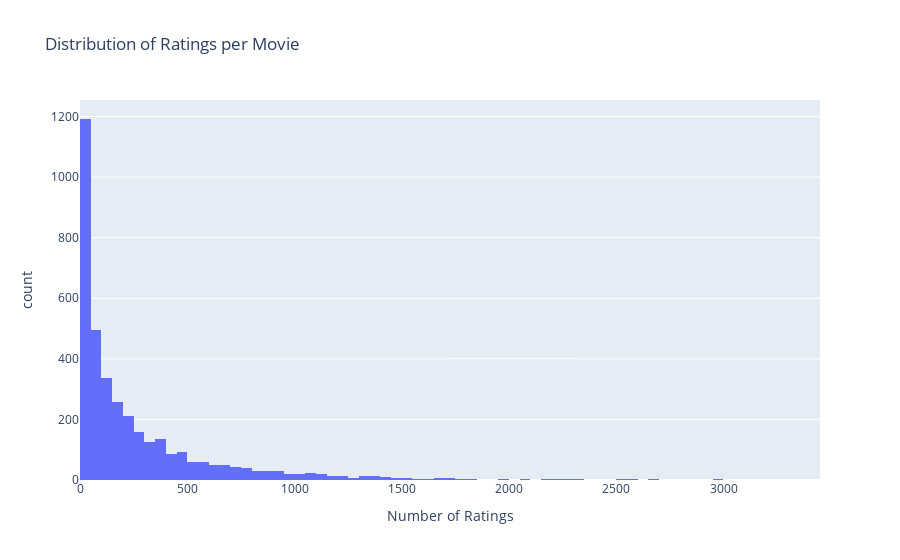

The notebook cell saved with this chart:
### Markdown cell above
# Per Movie Ratings Distribution

Snažíme sa získať perspektívu o distribúcii hodnotení jednotlivých filmov. Dataset MOVIELENS 1M nám garantuje, že každý používateľ ohodnotil aspoň 20 filmov. Nemáme však žiadnu garanciu o tom, či každý film dostal aspoň X hodnotení. 
Zrejme bude vhodné zbaviť sa filmov, ktoré dostali menej hodnotení ako X, pričom nechceme vybrať X také, aby sme nevyhodnotili príliš veľký počet filmov. Odstránenie filmov s menej  hodnoteniami zabezpečí spoľahlivejšie odporúčania.

### Code cell
# Get rating counts per movie
movie_rating_counts = ratings.groupby('movie_id')['user_rating'].count().reset_index()
movie_rating_counts = movie_rating_counts.rename(columns={'user_rating': 'rating_count'})

# Create interactive histogram
fig = px.histogram(
    movie_rating_counts, 
    x='rating_count',
    title='Distribution of Ratings per Movie',
    labels={'rating_count': 'Number of Ratings', 'count': 'Number of Movies'},
    nbins=100
)
fig.show()

# Print some statistics
print("Rating count statistics:")
print(movie_rating_counts['rating_count'].describe())

# Get movies with very few ratings (e.g., less than 10)
print(f"\nTotal movie count: {len(movie_rating_counts)}")
low_rated_movies = movie_rating_counts[movie_rating_counts['rating_count'] < 5]
print(f"\nMovies with less than 5 ratings: {len(low_rated_movies)} - {len(low_rated_movies)/len(movie_rating_counts)*100:.2f}%")
low_rated_movies = movie_rating_counts[movie_rating_counts['rating_count'] < 10]
print(f"\nMovies with less than 10 ratings: {len(low_rated_movies)} - {len(low_rated_movies)/len(movie_rating_counts)*100:.2f}%")
low_rated_movies = movie_rating_counts[movie_rating_counts['rating_count'] < 15]
print(f"\nMovies with less than 15 ratings: {len(low_rated_movies)} - {len(low_rated_movies)/len(movie_rating_counts)*100:.2f}%")
low_rated_movies = movie_rating_counts[movie_rating_counts['rating_count'] < 20]
print(f"\nMovies with less than 20 ratings: {len(low_rated_movies)} - {len(low_rated_movies)/len(movie_rating_counts)*100:.2f}%")
low_rated_movies = movie_rating_counts[movie_rating_counts['rating_count'] < 25]
print(f"\nMovies with less than 25 ratings: {len(low_rated_movies)} - {len(low_rated_movies)/len(movie_rating_counts)*100:.2f}%")
low_rated_movies = movie_rating_counts[movie_rating_counts['rating_count'] < 30]
print(f"\nMovies with less than 30 ratings: {len(low_rated_movies)} - {len(low_rated_movies)/len(movie_rating_counts)*100:.2f}%")

### Figure 1 — Plotly figure (JSON) as saved in the notebook; plotly's stock layout.template omitted (floating-point values rounded to 4 significant figures; data arrays with more than 128 entries replaced by an {"elided": "..."} marker saying what was removed)
{"data": [{"bingroup": "x", "hovertemplate": "Number of Ratings=%{x}<br>count=%{y}<extra></extra>", "legendgroup": "", "marker": {"color": "#636efa", "pattern": {"shape": ""}}, "name": "", "nbinsx": 100, "orientation": "v", "showlegend": false, "type": "histogram", "x": {"elided": "3706 int values"}, "xaxis": "x", "yaxis": "y"}], "layout": {"barmode": "relative", "legend": {"tracegroupgap": 0}, "title": {"text": "Distribution of Ratings per Movie"}, "xaxis": {"anchor": "y", "domain": [0, 1], "title": {"text": "Number of Ratings"}}, "yaxis": {"anchor": "x", "domain": [0, 1], "title": {"text": "count"}}}}
